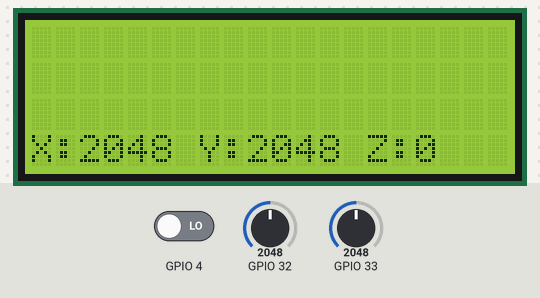
Bench run of a program on a simulated ESP32. On the bench: 20×4 character LCD. The test bench sets the inputs (shaded band); at power-on: GPIO 32 = 2048, GPIO 33 = 2048, GPIO 4 LOW. No radio packets arrive unless stated; what the program prints to the serial monitor is not drawn.

Above: at 1.2 s.
1.3 s: GPIO 32 set to 2148
At 2.5 s:
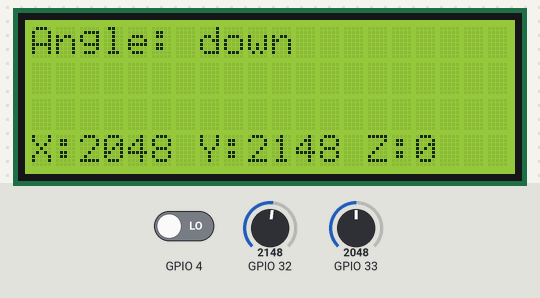
3.0 s: GPIO 33 set to 2102
At 3.7 s:
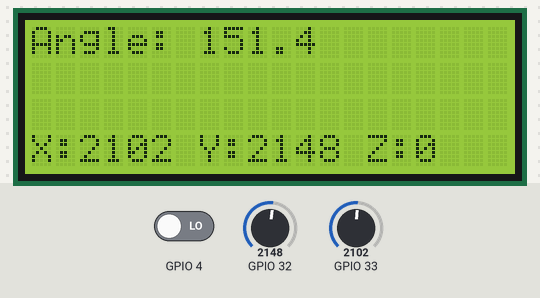
4.5 s: GPIO 32 set to 2047
At 5.0 s:
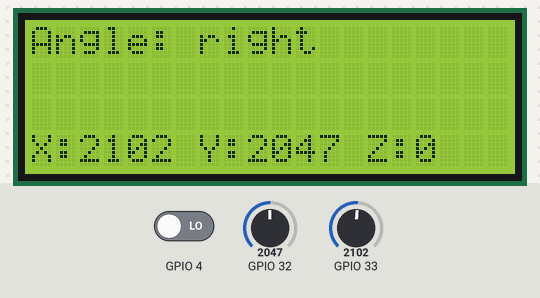
Timing chart, 0 to 5.2 s (numbered marks = the images above; inputs shaded):
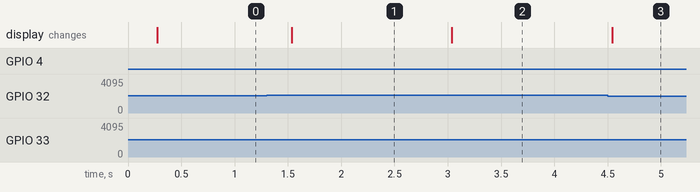

The program:

main.cpp
```cpp
#include <Arduino.h>
#include "LiquidCrystal_I2C.h"
#include <cstring>

#include <RH_ASK.h>

#define TX_PIN 15
#define RX_PIN 25
RH_ASK driver(2000, RX_PIN, TX_PIN);

LiquidCrystal_I2C lcd(0x27, 20, 4);

// Draw screen stuff
static char lastLines[4][21] = { "", "", "", "" }; // Static variable to retain its value between function calls
unsigned long lastUpdateTime = 0;
const unsigned long updateInterval = 250; // in milliseconds

void drawScreen() {
    unsigned long currentTime = millis();
    if (currentTime - lastUpdateTime >= updateInterval) {
        lastUpdateTime = currentTime;

        lcd.clear();

        for (int i = 0; i < 4; i++) {
            lcd.setCursor(0, i);
            lcd.print(lastLines[i]);
        }
    }
}

float lastAngle = -1;
struct Joystick {
    int vrX;
    int vrY;
    int sw;

    int max = 4095;
    int center[2] = { max / 2, max / 2 };
    bool centered = true;

    int movementBuffer = 50; // How far from the center do we have to move the joystick before it counts
    int angleBuffer = 8;     // How many degrees away from each direction will snap to that direction
    bool lastBtnState = false;

    unsigned long lastMessageTime = 0;
    const unsigned long messageInterval = 500; // in milliseconds

    Joystick(int x, int y, int btn) : vrX(x), vrY(y), sw(btn) {}

    void init() const {
        pinMode(sw, INPUT_PULLUP);
    }

    void read() {
        int x = analogRead(vrX);
        int y = analogRead(vrY);
        bool btnPressed = digitalRead(sw);

        if (btnPressed && !lastBtnState) {
            center[0] = x;
            center[1] = y;
        }

        // Check if the joystick is centered
        centered = (abs(x - center[0]) <= movementBuffer && abs(y - center[1]) <= movementBuffer);

        char lineBuffer1[20];
        snprintf(lineBuffer1, sizeof(lineBuffer1), "X:%d Y:%d Z:%d", x, y, btnPressed);
        strcpy(lastLines[3], lineBuffer1);

        if (!centered) {
            float angle = atan2(center[1] - y, center[0] - x) * 180.0 / PI;

            if (angle < 0)
                angle += 270;
            else {
                angle -= 90;
                if (angle < 0)
                    angle += 360;
            }

            // At this point our angle is correct, now process that
            char angleText[6];
            if (angle > 360 - angleBuffer || angle < 0 + angleBuffer) {
                angle = 0; // Set our direction to a firm up
                strcpy(angleText, "up");
            } else if (angle > 90 - angleBuffer && angle < 90 + angleBuffer) {
                angle = 90; // Set our direction to a firm right
                strcpy(angleText, "right");
            } else if (angle > 180 - angleBuffer && angle < 180 + angleBuffer) {
                angle = 180;
                strcpy(angleText, "down");
            } else if (angle > 270 - angleBuffer && angle < 270 + angleBuffer) {
                angle = 270;
                strcpy(angleText, "left");
            } else {
                snprintf(angleText, sizeof(angleText), "%.2f", angle);
            }

            char message[20];
            if (strcmp(angleText, "up") == 0 || strcmp(angleText, "down") == 0 ||
                strcmp(angleText, "left") == 0 || strcmp(angleText, "right") == 0) {
                strcpy(message, angleText);
            } else {
                snprintf(message, sizeof(message), "%.2f", angle);
            }

            unsigned long currentTime = millis();
            if (currentTime - lastMessageTime >= messageInterval) {
                lastMessageTime = currentTime;

                if (angle != lastAngle) {
                    driver.send((uint8_t *)message, strlen(message));
                    driver.waitPacketSent();
                    Serial.println("Sent: " + String(message));

                    lastAngle = angle;
                }
            }

            Serial.println(angle);
            snprintf(lastLines[0], sizeof(lastLines[0]), "Angle: %s", angleText);
        } else {
            lastLines[0][0] = '\0'; // Clear the line if centered
        }

        lastBtnState = btnPressed;

        drawScreen(); // Call drawScreen() once per loop iteration
    }
};
Joystick stick(33, 32, 4);

void setup() {
    Serial.begin(115200);
    lcd.begin();

    if (!driver.init())
        Serial.println("Rx/Tx init failed");
}

void loop() {
    uint8_t buf[12];
    uint8_t buflen = sizeof(buf);
    if (driver.recv(buf, &buflen)) // Non-blocking
    {
        // Message with a good checksum received, dump it.
        Serial.print("Received: ");
        Serial.println((char*)buf);

        snprintf(lastLines[0], sizeof(lastLines[0]), "Rx: %s", buf);

        const char *msg = "Received message!";
        driver.send((uint8_t *)msg, strlen(msg));
        driver.waitPacketSent();
    }

    stick.read();
}
```

Measured:
- the behaviour switches between 2097 and 2098 on GPIO 32 (found by bisection; images 0 and 1)
- the behaviour switches between 2061 and 2062 on GPIO 33 (found by bisection; images 1 and 2)
- after the input at 1.3 s, the display: changes after 0.24 s (image 1)
- after the input at 3.0 s, the display: changes at once (image 2)
- after the input at 4.5 s, the display: changes at once (image 3)
